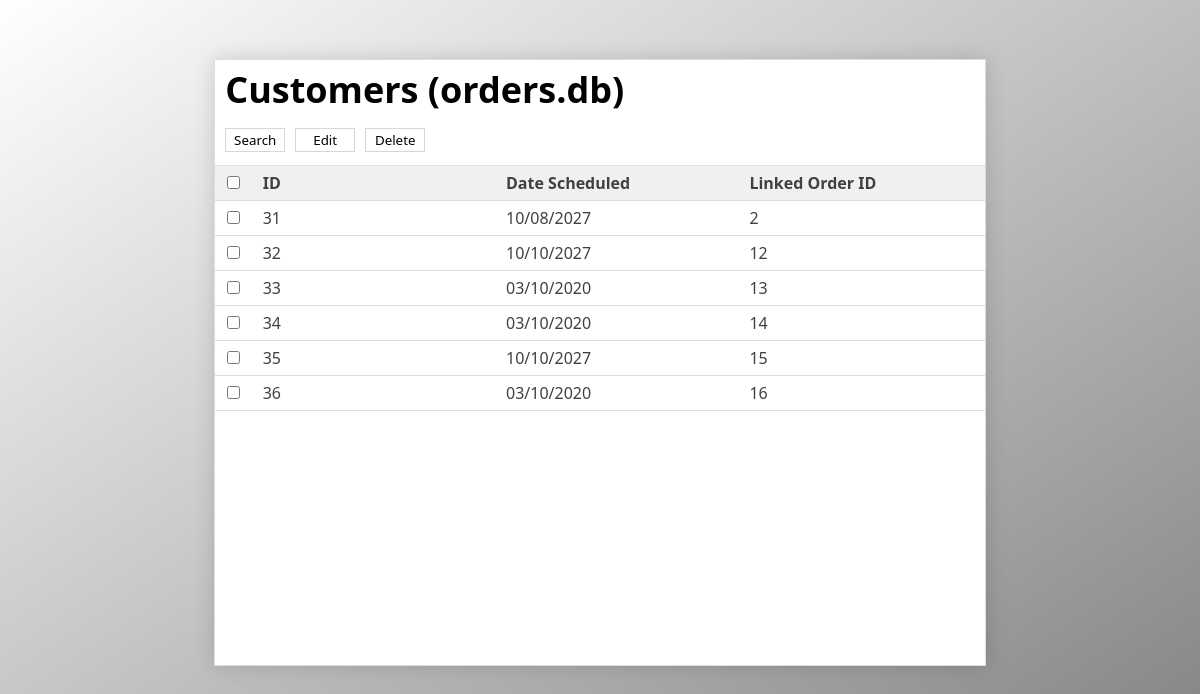
The page /reminder_table on the database its author committed.
### tables this page shows
CREATE TABLE Reminders (reminderid INTEGER PRIMARY KEY AUTOINCREMENT, reminderdate TEXT, orderid INTEGER, FOREIGN KEY (orderid) REFERENCES Orders(orderid));

### Server.py (the view)
@app.get("/reminder_table")
def reminder_table():
    database = Data(database_path)
    rows = database.getAllReminders()
    return render_template(
        "web/table.html",
        columns = columns_reminders,
        rows = rows,
        type = "reminder"
    )

### Data.py (called while the page is built)
    def getAllReminders(self):
        sql = "SELECT * FROM Reminders;"
        self.cursor.execute(sql)
        return [ReminderObject(o) for o in self.cursor.fetchall() if o != None]

### templates/web/table.html (shortened to what this page needs)
<!DOCTYPE html>
<head>
    <link rel = "stylesheet" href = "static/stylesheets/table.css"/>
    <link rel = "stylesheet" href = "https://cdnjs.cloudflare.com/ajax/libs/font-awesome/4.7.0/css/font-awesome.min.css">
</head>
<body>
    <div id = "main-div">
        <div id = "title-div">
            <b>Customers (orders.db)</b>
        </div>
        <div id = "action-div">
            <button type = "button" id = "search-button" class = "action-buttons" onclick = "toggleSearchRow()">Search</button>
            <button type = "button" id = "edit-button" class = "action-buttons" onclick = "">Edit</button>
            <button type = "button" id = "delete-button" class = "action-buttons" onclick = "">Delete</button>
        </div>
        <div id = "table-wrapper">
            <table id = "table">
                <thead>
                    <form action = "/" method = "POST" onsubmit = "false">
                        <tr>
                            <th>
                                <input type = "checkbox" class = "checkmark" onclick = "toggleCheckboxes(this)"/>
                            </th>
                            {% for column in columns.values() %}
                            <th>
                                {{ column }}
                            </th>
                            {% endfor %}
                        </tr>
                    </form>
                </thead>
                <tbody>
                    {% for row in rows %}
                    <tr>
                        <td>
                            <input type = "checkbox" class = "checkmark"/>
                        </td>
                        {% if type == "customer" %}
                            <td>{{row.id}}</td>
                            <td>{{row.firstname}}</td>
                            <td>{{row.lastname}}</td>
                            <td>{{row.company}}</td>
                            <td>{{row.email}}</td>
                            <td>{{row.phone}}</td>
                        {% elif type == "order" %}
                            <td>{{row.id}}</td>
                            <td>{{row.placed}}</td>
                            <td>{{row.lastchanged}}</td>
                            <td>{{row.customerid}}</td>
                        {% elif type == "reminder" %}
                            <td>{{row.id}}</td>
                            <td>{{row.date}}</td>
                            <td>{{row.orderid}}</td>
                        {% endif %}
                    </tr>
                    {% endfor %}
                </tbody>
            </table>
        </div>
    </div>
</body>

### static/stylesheets/table.css (style rules this page uses)
* { font-family: 'Segoe UI', Tahoma, Geneva, Verdana, sans-serif; }
body { background-image: linear-gradient(to bottom right, white, grey); }
#table { border-collapse: collapse; width: 100%; }
#table-wrapper { height: 500px; overflow: auto; overflow-y: scroll; }
#action-div { height: 50px; display: flex; align-items: center; }
#title-div { height: 50px; font-size: 36px; align-items: center; padding-left: 10px; padding-top: 5px; }
.action-buttons { cursor: pointer; width: 100px; height: 24px; transition-duration: .25s; border: 1px solid #d7d7d7; background-color: white; margin-left: 10px; }
#search-button { width: 60px; }
#edit-button { width: 60px; }
#delete-button { width: 60px; }
#main-div { margin-top: 5%; margin-left: auto; margin-right: auto; width: 65%; box-shadow: 0 0 20px rgba(0, 0, 0, 0.15); border: 1px solid #dddddd; background-color: white; }
#table td, th { text-align: left; padding-top: 6px; padding-bottom: 6px; padding-left: 8px; padding-right: 8px; color: #404040; }
#table tbody tr { border-bottom: 1px solid #dddddd; border-top: 1px solid #dddddd; }
#table thead { background-color: #f0f0f0; position: sticky; top: 0; }
#table thead tr { border-top: 1px solid #dddddd; }
.checkmark { cursor: pointer; }

### rows shown on the page
Reminders: id "31", date "10/08/2027", orderid "2"
Reminders: id "32", date "10/10/2027", orderid "12"
Reminders: id "33", date "03/10/2020", orderid "13"
Reminders: id "34", date "03/10/2020", orderid "14"
Reminders: id "35", date "10/10/2027", orderid "15"
Reminders: id "36", date "03/10/2020", orderid "16"

### other values the page prints
{{ column }} "ID" "Date Scheduled" "Linked Order ID"
